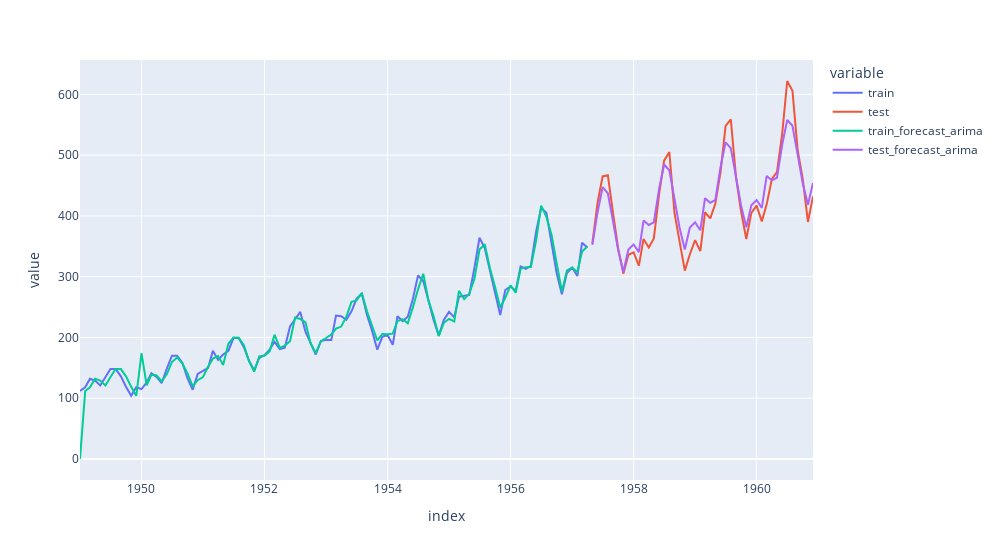

Here is the notebook cell this chart was saved with:
### Code cell
df_pred.plot(width=1000)

### Figure 1 — Plotly figure (JSON) as saved in the notebook; plotly's stock layout.template omitted (floating-point values rounded to 4 significant figures; data arrays with more than 128 entries replaced by an {"elided": "..."} marker saying what was removed)
{"data": [{"hovertemplate": "variable=train<br>index=%{x}<br>value=%{y}<extra></extra>", "legendgroup": "train", "line": {"color": "#636efa", "dash": "solid"}, "marker": {"symbol": "circle"}, "mode": "lines", "name": "train", "orientation": "v", "showlegend": true, "type": "scatter", "x": {"elided": "144 str values"}, "xaxis": "x", "y": {"elided": "144 int values"}, "yaxis": "y"}, {"hovertemplate": "variable=test<br>index=%{x}<br>value=%{y}<extra></extra>", "legendgroup": "test", "line": {"color": "#EF553B", "dash": "solid"}, "marker": {"symbol": "circle"}, "mode": "lines", "name": "test", "orientation": "v", "showlegend": true, "type": "scatter", "x": {"elided": "144 str values"}, "xaxis": "x", "y": {"elided": "144 int values"}, "yaxis": "y"}, {"hovertemplate": "variable=train_forecast_arima<br>index=%{x}<br>value=%{y}<extra></extra>", "legendgroup": "train_forecast_arima", "line": {"color": "#00cc96", "dash": "solid"}, "marker": {"symbol": "circle"}, "mode": "lines", "name": "train_forecast_arima", "orientation": "v", "showlegend": true, "type": "scatter", "x": {"elided": "144 str values"}, "xaxis": "x", "y": {"elided": "144 float values"}, "yaxis": "y"}, {"hovertemplate": "variable=test_forecast_arima<br>index=%{x}<br>value=%{y}<extra></extra>", "legendgroup": "test_forecast_arima", "line": {"color": "#ab63fa", "dash": "solid"}, "marker": {"symbol": "circle"}, "mode": "lines", "name": "test_forecast_arima", "orientation": "v", "showlegend": true, "type": "scatter", "x": {"elided": "144 str values"}, "xaxis": "x", "y": {"elided": "144 float values"}, "yaxis": "y"}], "layout": {"legend": {"title": {"text": "variable"}, "tracegroupgap": 0}, "margin": {"t": 60}, "width": 1000, "xaxis": {"anchor": "y", "domain": [0, 1], "title": {"text": "index"}}, "yaxis": {"anchor": "x", "domain": [0, 1], "title": {"text": "value"}}}}
